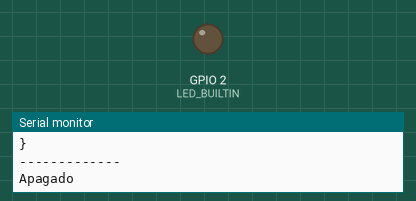
A program run on a simulated ESP32. Shown: output pins drawn as LEDs (lit = HIGH), the last lines printed to the serial monitor.

Above: at 1.05 s.
At 7.25 s:
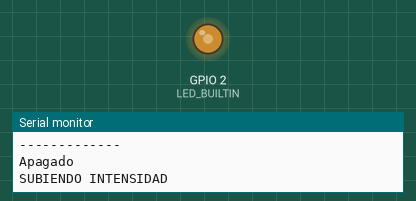
At 8.7 s:
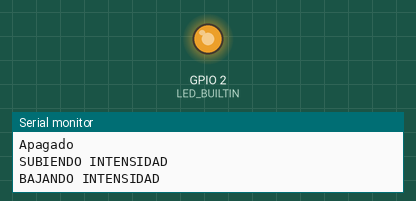
At 10.15 s:
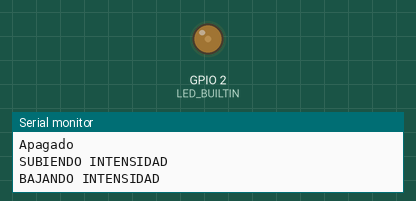
Timing chart, 0 to 13.5 s (numbered marks = the images above):
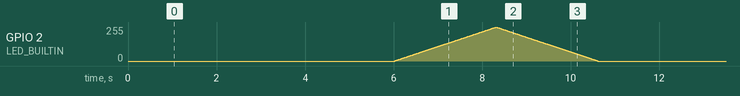

The program:

main.cpp
```cpp
/*
Este programa apaga un LED por un tiempo y luego hace un fade de subida
y bajada por un tiempo especificado por el usuario. El usuario configura
un MQTT con un JSON de ambos tiempo. Los lee, hace el bucle y publica en
MQTT los valores de los tiempos transcurridos
*/


//IMPORTACIÓN DE MÓDULOS
#include <Arduino.h>
#include <ArduinoJson.h>

//Declaración de constantes para el LED
unsigned int tiempoApagado = 5000;
unsigned int tiempoFade = 5000;
float delayIT = tiempoFade/(255*2);
int freq = 5000;
int ledChannel = 0;
int resolution = 8;


//FUNCIÓN PARA ENVIAR UN JSON CON LOS TIEMPOS QUE TENDRÁ EL BUCLE
void sendjason() {
  //Mensaje Jason
  StaticJsonBuffer<300> JSONbuffer;
  JsonObject& JSONencoder = JSONbuffer.createObject();

  JSONencoder["Dispositivo"] = "ESP32";
  JSONencoder["OUTPUT"] = "LED en la placa";
  JsonArray& apagado = JSONencoder.createNestedArray("Duración de apagado");
  apagado.add(tiempoApagado);
  JsonArray& fade = JSONencoder.createNestedArray("Duración de Fade");
  fade.add(tiempoFade);

  Serial.println("Los tiempos de apagado y fade son: ");
  JSONencoder.prettyPrintTo(Serial);
  Serial.println();
}

void setup() {
  Serial.begin(115200);
  delay(1000);
  sendjason();
  Serial.println("-------------");
  ledcSetup(ledChannel, freq, resolution);
  ledcAttachPin(LED_BUILTIN, ledChannel);
}

//FUNCIÓN QUE HACE EL FADE EN EL TIEMPO ESTABLECIDO
void FADE() {
  Serial.println("SUBIENDO INTENSIDAD");
  for (int intensidad = 0; intensidad <= 255; intensidad++) {

    ledcWrite(ledChannel, intensidad);
    delay(delayIT);
  }
  Serial.println("BAJANDO INTENSIDAD");
  for (int intensidad = 255; intensidad >= 0; intensidad--){
    ledcWrite(ledChannel, intensidad);
    delay(delayIT);
  }
}

void loop() {
  //Funcionamiento del LED
  Serial.println("Apagado");
  ledcWrite(ledChannel, LOW);
  delay(tiempoApagado);
  FADE();

}
```
